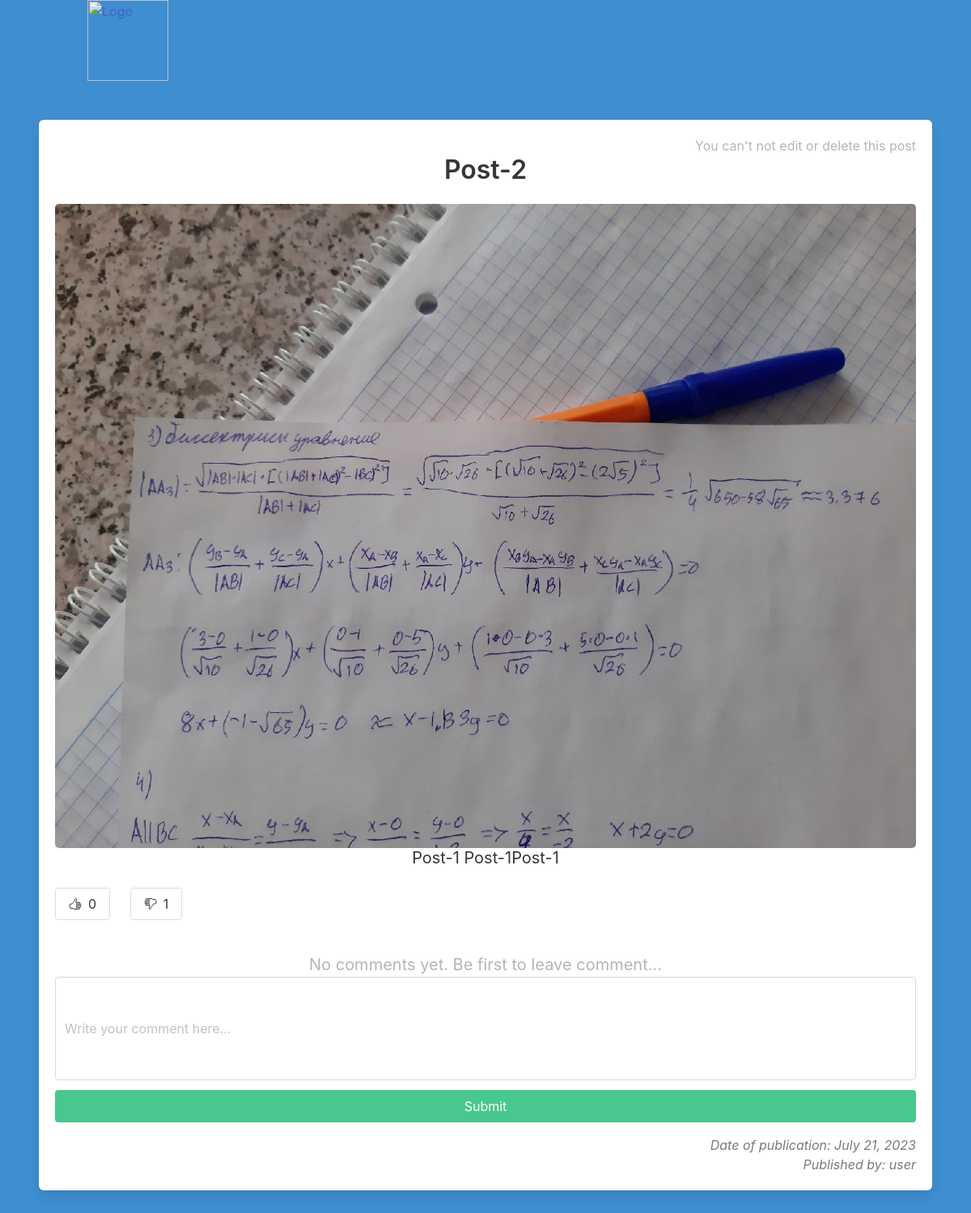
Screenshot of //Post---23/ with the database file from the repository.
### articles/models.py (models this page shows, shortened)
class Article(models.Model):
    title = models.CharField(max_length=255)
    text = models.TextField()
    slug = models.SlugField(unique=True)
    date = models.DateField(auto_now=True)
    author = models.ForeignKey(User, default=None, on_delete=models.CASCADE, null=True)
    thumb = models.ImageField(default='img.jpg', blank=True)
    likes = models.ManyToManyField(User, related_name='likes')
    dislikes = models.ManyToManyField(User, related_name='dislikes')
    def __str__(self):
        return self.title
    def total_likes(self):
        return self.likes.count()
    def total_dislikes(self):
        return self.dislikes.count()

### articles/views.py (the view)
# urls.py: path('/<slug>/', views.article_detail, name='article_detail'),
def article_detail(request, slug):
    article = Article.objects.get(slug=slug)
    form = forms.CommentForm(request.POST or None)
    if request.method == 'POST' and form.is_valid():
        instance = form.save(commit=False)
        instance.user = request.user
        instance.article = article
        instance.save()
        return redirect('articles:article_detail', slug=article.slug)
    return render(request, 'article_detail.html', {'article': article, 'form': form})

### articles/forms.py
class CommentForm(forms.ModelForm):
    body = forms.CharField(widget=forms.TextInput(attrs={
        'class': 'textarea',
        'size': '40',
        'placeholder': 'Write your comment here...'
    }))
    class Meta:
        model = models.Comment
        fields = ['body', ]

### articles/templates/article_detail.html (shortened to what this page needs)
{% extends 'base_layout.html' %}
{% load static from static %}
{% block content %}
<div class="box" style=”min-width:100%”>
    {% if user == article.author %}
    <div class="has-text-right">
        <a href="{% url 'articles:edit_article' article.slug %}" class="button is-info ">
            <ion-icon name="create-outline"></ion-icon>
        </a>
        <a href="{% url 'articles:delete_article' article.slug %}" class="button is-danger">
            <ion-icon name="trash-outline"></ion-icon>
        </a>
    </div>
    {% else %}
    <div class="has-text-right">
        <p class="content has-text-grey-light">
            You can't not edit or delete this post
        </p>
    </div>
    {% endif %}
    <div class="title has-text-dark has-text-centered">{{ article }}</div>
    <img src="{{ article.thumb.url }}" alt="" class="image is-centered" style="min-width: 100%; border-radius: 5px">
    <div class="subtitle has-text-dark has-text-centered">{{ article.text }}</div>
    <div class="columns">
        <div class="column is-1">
            <form action="{% url 'articles:like' article.slug %}" method="post"
                  class="has-text-right">
                <button type="submit" name="article_id" value="{{ article.id }}"
                        class="button {% if user in article.likes.all %} is-success {% endif %} ">
                    <ion-icon name="thumbs-up-outline"></ion-icon>
                    <span class="ml-2">{{ article.total_likes }}</span>
                </button>
            </form>
        </div>
        <div class="column is-1">
            <form action="{% url 'articles:dislike' article.slug %}" method="post"
                  class="has-text-right">
                <button type="submit" name="article_id" value="{{ article.id }}"
                        class="button {% if user in article.dislikes.all %} is-danger {% endif %} ">
                    <ion-icon name="thumbs-down-outline"></ion-icon>
                    <span class="ml-2">{{ article.total_dislikes }}</span>
                </button>
            </form>
        </div>
    </div>
    {% if not article.comment_set.all %}
    <div class="has-text-centered has-text-grey-light is-size-5 mx-3">
        No comments yet. Be first to leave comment...
    </div>
    {% endif %}
    <form method="POST" enctype="multipart/form-data" class="comment">
        {{ form }}
        <button type="submit" class="button is-success mt-3 is-fullwidth">Submit</button>
    </form>
    <div class="has-text-grey is-size-6 has-text-right is-italic">
        <p class="datetime">Date of publication: {{ article.date }}</p>
        {% if user == article.author %}
        <p class="content">Published by you</p>
        {% else %}
        <p class="content">Published by: {{ article.author }}</p>
        {% endif %}
    </div>
</div>
{% endblock %}

### rows the page displays
Article: title "Post-2", thumb (picture), text "Post-1 Post-1Post-1", total_likes "0", total_dislikes "1", date "July 21, 2023", author "user"
